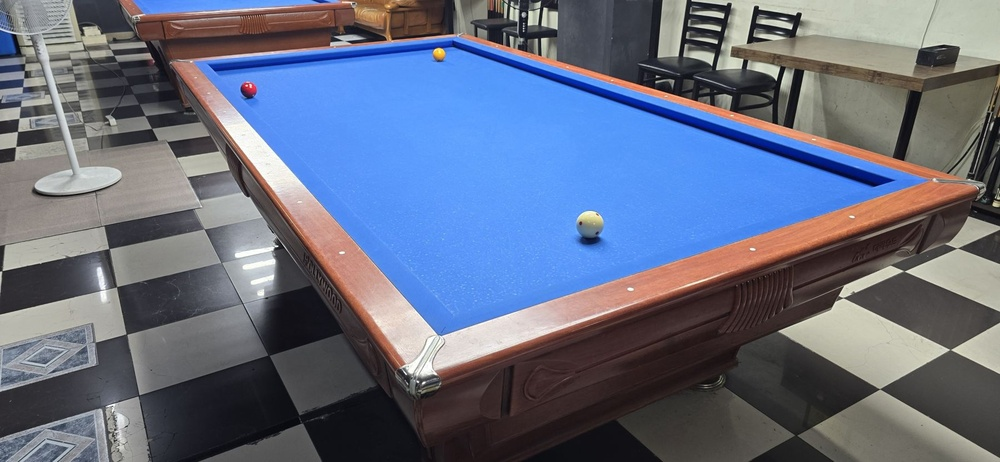
#> input picture examples/onebank/195020.jpg, 1000 x 462 px, shrunk from 1800 x 832 before the run
$ python -i ball_detect.py   (imports and definitions only)
#> lines starting #> are read from the running program, lines starting #| are printed output that depends on the picture; after the words box and inside, x2 and y2 are one past the last pixel; in counts of white or black regions, pixels touching at a corner belong together
### vision/table_detect.py
"""사진 → 당구대 4코너 → 원근보정(호모그래피) → 상단뷰.

로드맵 0.5단계. 지금은 정지 화면(캡처/동영상 스틸)만 다룬다.

절차
    1. 천 색으로 당구대 영역을 딴다
    2. 볼록껍질로 사람·큐대 가림을 메운다
    3. 그 경계에서 직선을 뽑아 장쿠션 2개 / 단쿠션 2개로 나눈다
    4. 양 끝 직선끼리 교차시켜 4코너를 구한다   ← 코너 근사보다 가림에 강하다
    5. 호모그래피로 2:1 직사각형으로 편다
    6. 편 그림에서 밝기 단차를 찾아 쿠션 날 안쪽 영역을 잘라낸다

튜닝값은 data/vision.json 에 있다. 코드에 숫자를 박지 않는다.
"""

from __future__ import annotations

import json
from dataclasses import dataclass
from pathlib import Path

import cv2
import numpy as np

DATA_DIR = Path(__file__).resolve().parent.parent / "data"
DEFAULT_CONFIG = DATA_DIR / "vision.json"


def load_config(path: Path | str | None = None) -> dict:
    with open(Path(path) if path else DEFAULT_CONFIG, encoding="utf-8") as f:
        return json.load(f)


class TableNotFound(RuntimeError):
    """사진에서 당구대를 찾지 못했다."""


@dataclass
class TopView:
    """원근보정 결과."""

    image: np.ndarray                  # 쿠션 날 안쪽만 잘라낸 상단뷰
    full: np.ndarray                   # 천 바깥까지 포함한 상단뷰 (디버그용)
    quad: np.ndarray                   # 원본 사진에서의 4코너 (좌하,우하,우상,좌상)
    homography: np.ndarray             # 원본 → full 변환
    inset: tuple[int, int, int, int]   # full 안에서 잘라낸 위치 (좌,상,우,하)

    # [234 lines left out: functions size, aspect, to_mm, _cloth_mask, _line_of, _extreme_lines and 6 more, not called in this run]


# 공 중심이 노즈 평면보다 얼마나 아래인가 (mm, 음수).
#   노즈(천 이음새) = 바닥에서 40mm (사용자 제공: 쿠션 높이)
#   공 중심        = 바닥에서 지름의 절반
PLANE_DROP = 30.75 - 40.0


# [235 lines left out: functions drop_to_ball_plane, _roundness, find_corners, find_corners_all, _corner_candidates, _pick_orientation and 7 more, not called in this run]

### vision/ball_detect.py
"""상단뷰 → 공 위치.

천 색이 아닌 덩어리를 찾아 크기·모양으로 거른 뒤, 색으로 흰공/노란공/빨간공을 가른다.
위치는 **정규화 좌표**(0~1)로 돌려준다 — 사진 속 당구대 크기와 무관하게 쓰려고.
    x: 0 = 왼쪽 쿠션, 1 = 오른쪽 쿠션
    y: 0 = 아래쪽 쿠션, 1 = 위쪽 쿠션   (화면 y와 반대. core/table.py 와 같은 방향)
"""

from __future__ import annotations

from dataclasses import dataclass, replace

import cv2
import numpy as np

from vision.table_detect import load_config


@dataclass(frozen=True)
class Ball:
    name: str                      # white / yellow / red / unknown
    label: str                     # 흰공 / 노란공 / 빨간공
    nx: float                      # 정규화 x (0~1)
    ny: float                      # 정규화 y (0~1, 아래가 0)
    area: int
    bgr: tuple[int, int, int]      # 덩어리 평균 색
    hsv: tuple[int, int, int]      # 같은 색의 HSV (판정에 쓴 값)

    # ⚠️ 여기서 mm 로 바꾸면 안 된다. 상단뷰는 여유를 두고 편 그림이라 그림 전체가
    #    당구대가 아니다. 환산은 TopView.to_mm(nx, ny, w, h) 이 한다.


def _rule_mask(hsv_img: np.ndarray, rule: dict) -> np.ndarray:
    """규칙 하나를 HSV 이미지에 적용해 마스크를 만든다."""
    lo = (int(rule.get("h_min", 0)), int(rule.get("s_min", 0)), int(rule.get("v_min", 0)))
    hi = (int(rule.get("h_max", 179)), int(rule.get("s_max", 255)), int(rule.get("v_max", 255)))
    return cv2.inRange(hsv_img, lo, hi)


def ball_mask(hsv_img: np.ndarray, rules) -> np.ndarray:
    """공 색만 남긴 마스크.

    ⚠️ '천이 아닌 것' 으로 찾으면 큐대·쿠션 띠·사람이 공에 들러붙어 한 덩어리가 된다
       (실촬영본에서 검출 실패의 72%가 이것). 공 색으로 직접 찾으면 안 붙는다.
    """
    out = np.zeros(hsv_img.shape[:2], np.uint8)
    for rule in rules:
        out = cv2.bitwise_or(out, _rule_mask(hsv_img, rule))
    return out


def _classify(hsv, rules, bgr=None) -> tuple[str, str]:
    """HSV 로 공 색을 가른다. 규칙에 없는 항목은 검사하지 않는다.

    ⚠️ 흰공과 노란공은 채도만으로 못 가른다. 조명에 따라 흰공 채도가 71 까지,
       노란공이 90 까지 내려와 겹친다 (2026-08-07 사진). 파랑/빨강 비(B/R)를
       같이 본다 — 흰공 0.93~0.97, 노란공 0.23~0.73 으로 확실히 갈린다.
    """
    h, s, v = hsv
    br = (bgr[0] / bgr[2]) if bgr and bgr[2] else None
    for rule in rules:
        if s < rule.get("s_min", 0) or s > rule.get("s_max", 255):
            continue
        if v < rule.get("v_min", 0) or v > rule.get("v_max", 255):
            continue
        if not (rule.get("h_min", 0) <= h <= rule.get("h_max", 179)):
            continue
        if br is not None:
            if br < rule.get("br_min", 0.0) or br > rule.get("br_max", 9.9):
                continue
        return (rule["name"], rule["label"])
    return ("unknown", "미상")


# [28 lines left out: function _split_touching, not called in this run]


def detect(top_image: np.ndarray, cfg: dict | None = None,
           ball_px: float | None = None) -> list[Ball]:
    """상단뷰(쿠션 날 안쪽) → 공 목록. 큰 것부터.

    ball_px  상단뷰에서 공 하나가 몇 px 인지. 주면 크기 기준을 여기에 맞춘다.
             ⚠️ 절대 픽셀로 박아두면 해상도·원근에 따라 다 걸러진다
                (실촬영본에서 공이 전부 탈락한 원인).
    """
    cfg = cfg or load_config()
    bcfg = cfg["ball"]
    h, w = top_image.shape[:2]

    if ball_px and ball_px > 4:
        # 원근으로 늘어나고, 조준 중에는 큐대가 붙어 한 덩어리가 된다.
        # 그런 프레임은 어차피 샷이 아니므로 넉넉히 받아두고 뒤에서 걸러낸다.
        lo_s, hi_s = ball_px * 0.45, ball_px * 3.3
        lo_a, hi_a = ball_px ** 2 * 0.25, ball_px ** 2 * 7.0
        open_k = 3
    else:
        lo_s, hi_s = bcfg["min_size"], bcfg["max_size"]
        lo_a, hi_a = bcfg["min_area"], bcfg["max_area"]
        open_k = 3

    hsv = cv2.cvtColor(top_image, cv2.COLOR_BGR2HSV)
    blobs = ball_mask(hsv, cfg["ball_colors"]["rules"])
    blobs = cv2.morphologyEx(blobs, cv2.MORPH_OPEN, np.ones((open_k,) * 2, np.uint8))
    blobs = cv2.morphologyEx(blobs, cv2.MORPH_CLOSE, np.ones((5, 5), np.uint8))

    n, labels, stats, centroids = cv2.connectedComponentsWithStats(blobs, 8)
    margin = int(bcfg["border_margin"])
    out: list[Ball] = []

    for i in range(1, n):
        area = int(stats[i, cv2.CC_STAT_AREA])
        bw = int(stats[i, cv2.CC_STAT_WIDTH])
        bh = int(stats[i, cv2.CC_STAT_HEIGHT])
        if not (lo_a <= area <= hi_a):
            continue
        if not (lo_s <= bw <= hi_s and lo_s <= bh <= hi_s):
            continue
        if not 0.4 <= bw / bh <= 2.5:               # 원근·모션블러로 타원이 된다
            continue

        cx, cy = centroids[i]
        if not (margin < cx < w - margin and margin < cy < h - margin):
            continue                                 # 가장자리 = 쿠션 잔상
        blob = (labels == i).astype(np.uint8)

        # 가운데 픽셀 하나는 반사광·모션블러에 흔들린다. 덩어리 평균색을 쓴다.
        # ⚠️ HSV 를 평균내면 안 된다 — 빨강은 H가 0과 179 를 오가서 평균이 90(청록)이 된다.
        #    BGR 을 평균낸 뒤 그 색 하나를 HSV 로 바꾼다.
        bgr = tuple(int(v) for v in cv2.mean(top_image, mask=blob)[:3])
        one = np.uint8([[list(bgr)]])
        hsv_of = tuple(int(v) for v in cv2.cvtColor(one, cv2.COLOR_BGR2HSV)[0, 0])
        name, label = _classify(hsv_of, cfg["ball_colors"]["rules"], bgr)
        out.append(Ball(name, label, cx / w, 1.0 - cy / h, area, bgr, hsv_of))

    out.sort(key=lambda b: -b.area)
    return out


# [141 lines left out: functions _quad_mask, _local_ball_px, detect_photo, _merge_near, not called in this run]


# 빨강으로 볼 색상(H) 범위. ⚠️ data/vision.json 의 red 규칙과 반드시 같아야 한다.
#    규칙은 0~9 / 160~179 인데 여기만 0~12 / 168~179 였다가, H=164 인 빨간공이
#    그 틈에 빠져 노란공이 되었다 (2026-08-08 192102).
RED_LO = 9             # 이 이하면 빨강
RED_HI = 160           # 이 이상이면 빨강


# [65 lines left out: functions resolve, assign, not called in this run]

>>> import cv2
>>> picture = cv2.imread('../examples/onebank/195020.jpg')
#> picture is the input picture: shape (462, 1000, 3); mean B, G, R 130.3, 109.5, 101
>>> result = detect(picture)
#> (reads data/vision.json from the repository)
#> in detect, `hsv = cv2.cvtColor(top_image, cv2.COLOR_BGR2HSV)`: hsv: shape (462, 1000, 3); mean H, S, V 70.7, 73.6, 141.4
#> the loop in ball_mask, `for rule in rules:` made 4 passes
#> pass 1, in ball_mask, `out = cv2.bitwise_or(out, _rule_mask(hsv_img, rule))`:
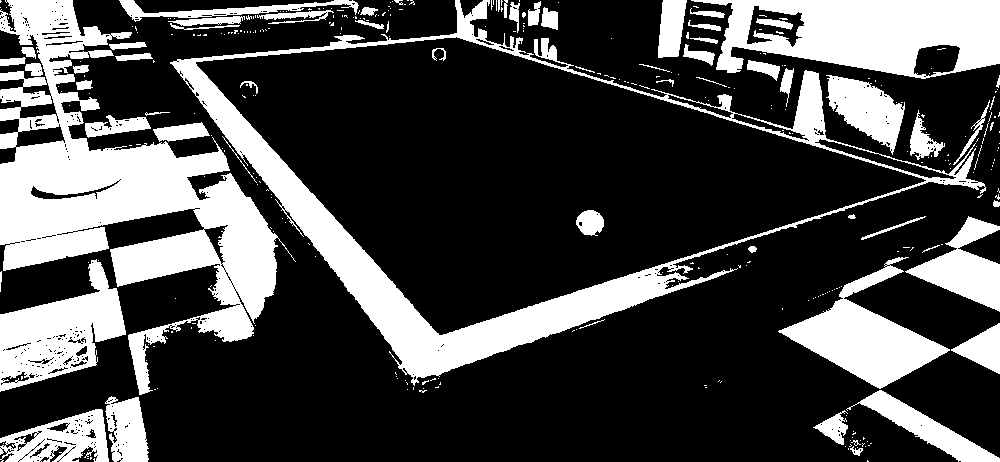
#> out: shape (462, 1000); 28.2% white; 342 white regions (278 under 20 px), largest, box (x1, y1, x2, y2) and area: (0, 0, 296, 395) 39238, (170, 0, 986, 386) 29292, (691, 0, 1000, 79) 15804
#> pass 2, in ball_mask, `out = cv2.bitwise_or(out, _rule_mask(hsv_img, rule))`:
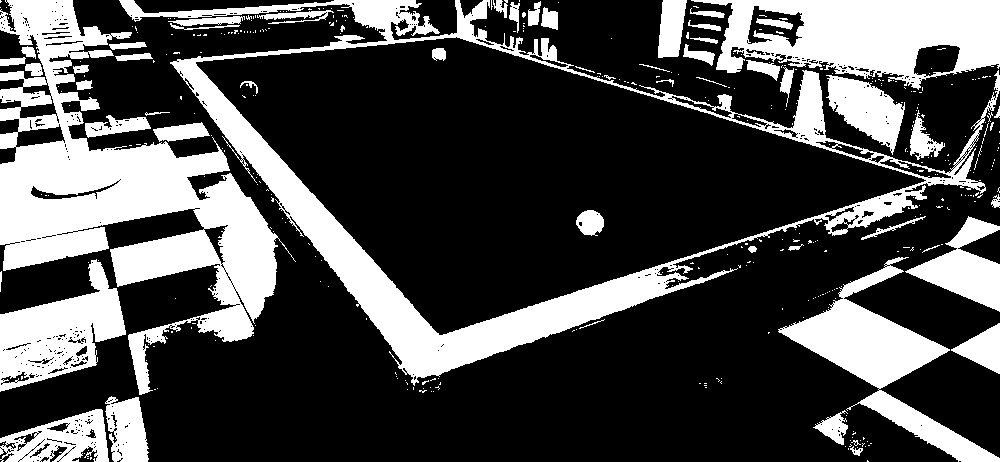
#> out: shape (462, 1000); 29.4% white; 394 white regions (337 under 20 px), largest, box (x1, y1, x2, y2) and area: (0, 0, 296, 395) 39240, (119, 0, 1000, 386) 35475, (691, 0, 1000, 90) 16739
#> pass 3, in ball_mask, `out = cv2.bitwise_or(out, _rule_mask(hsv_img, rule))`:
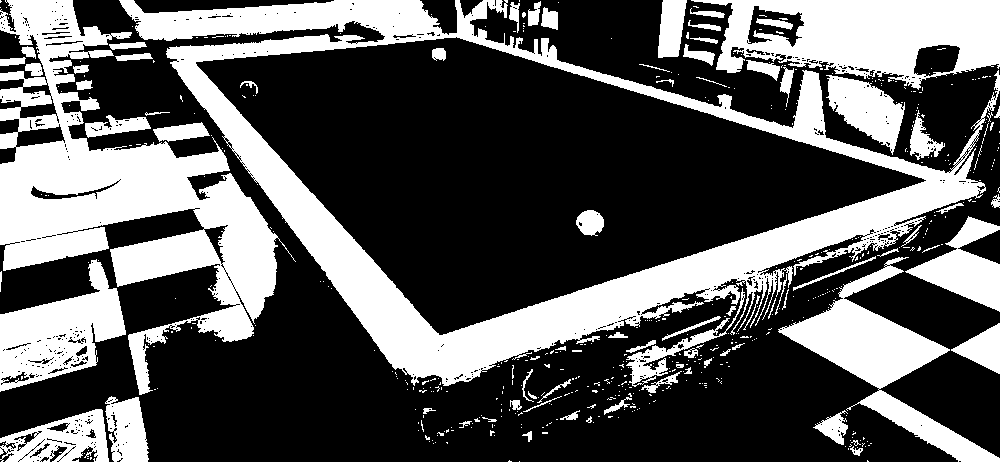
#> out: shape (462, 1000); 35.2% white; 524 white regions (443 under 20 px), largest, box (x1, y1, x2, y2) and area: (119, 0, 1000, 386) 59724, (0, 0, 296, 395) 39240, (691, 0, 1000, 90) 16739
#> after the loop in ball_mask, `for rule in rules:`:
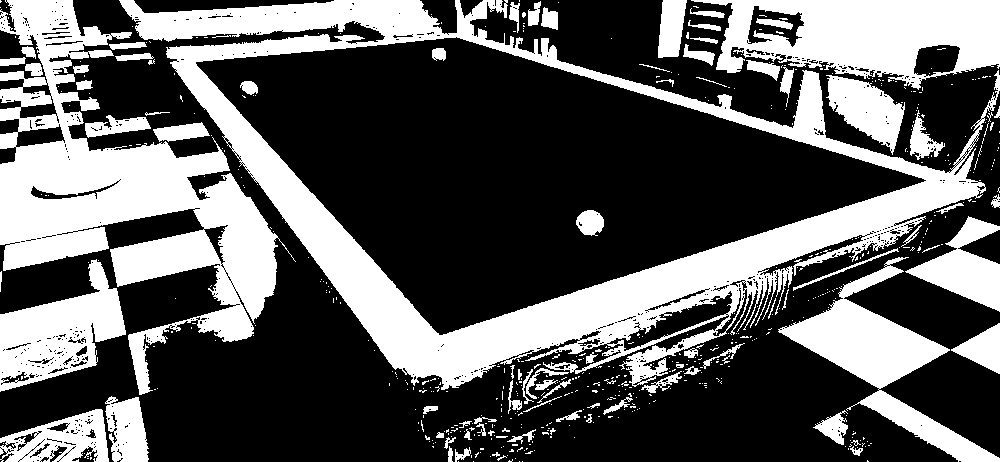
#> out: shape (462, 1000); 36.1% white; 579 white regions (493 under 20 px), largest, box (x1, y1, x2, y2) and area: (119, 0, 1000, 390) 64197, (0, 0, 296, 395) 39240, (691, 0, 1000, 90) 16739
#> in detect, `blobs = cv2.morphologyEx(blobs, cv2.MORPH_OPEN, np.ones((open_k,) * 2,..`:
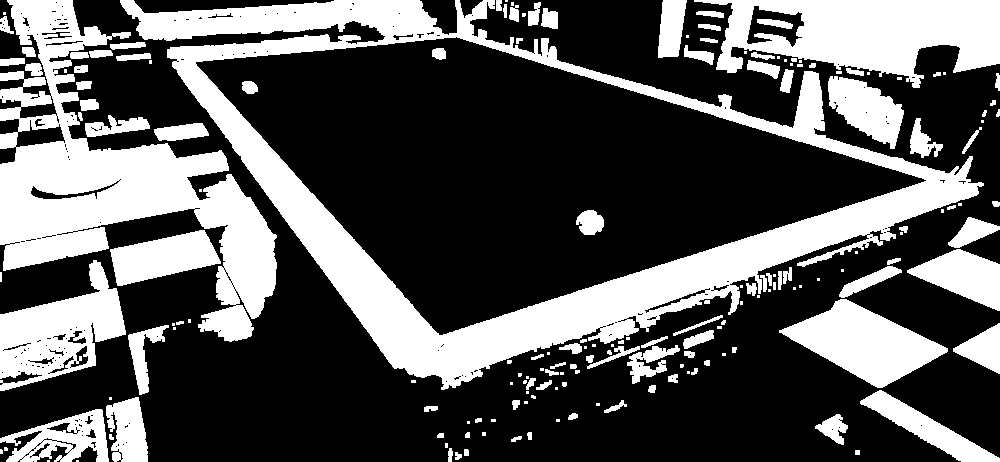
#> blobs: shape (462, 1000); 34.3% white; 177 white regions (68 under 20 px), largest, box (x1, y1, x2, y2) and area: (120, 0, 984, 390) 58377, (0, 0, 277, 342) 33075, (694, 0, 1000, 88) 15867
#> in detect, `blobs = cv2.morphologyEx(blobs, cv2.MORPH_CLOSE, np.ones((5, 5), np.ui..`:
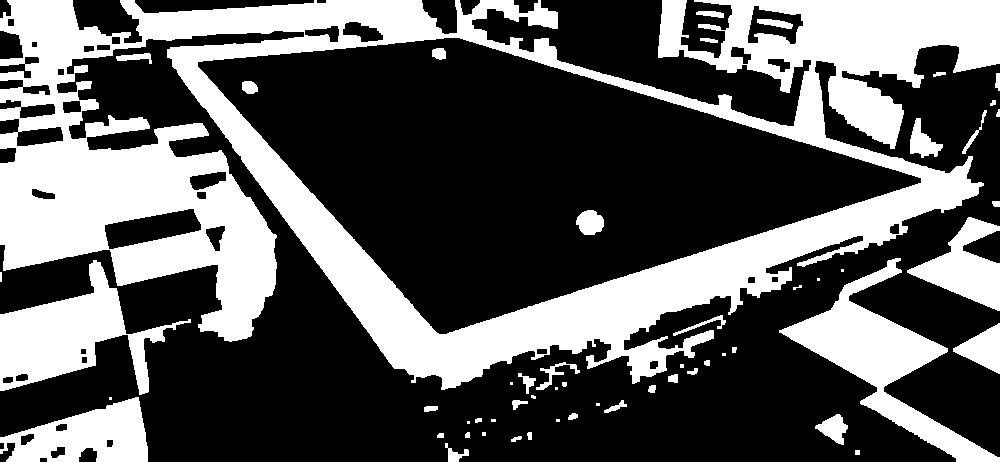
#> blobs: shape (462, 1000); 35.7% white; 56 white regions (13 under 20 px), largest, box (x1, y1, x2, y2) and area: (0, 0, 1000, 390) 128121, (779, 258, 1000, 462) 11147, (0, 260, 191, 395) 9903
#> in detect, `n, labels, stats, centroids = cv2.connectedComponentsWithStats(blobs, 8)`:
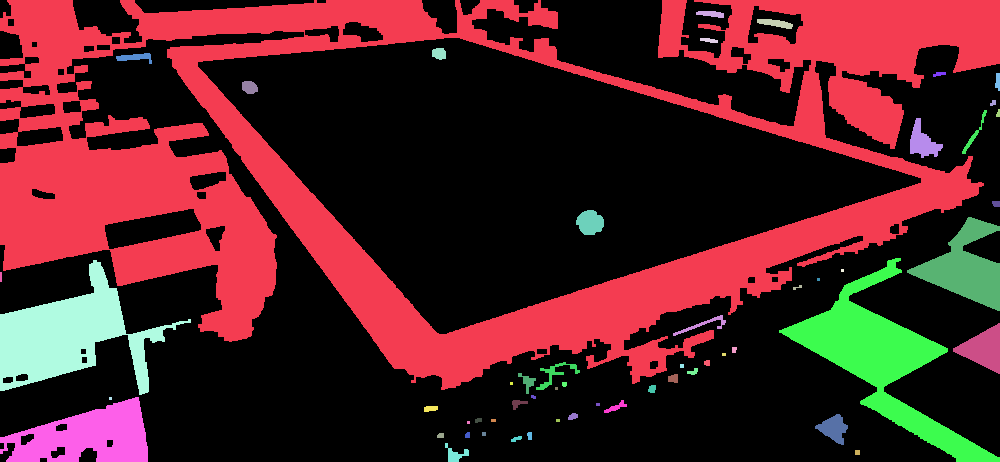
#> labels: shape (462, 1000) int32; 57 distinct labels, from 0 to 56; one colour per label, 0 black
#> in detect, `n, labels, stats, centroids = cv2.connectedComponentsWithStats(blobs, 8)`: n = 57; stats = 57 rows, first 6: [0, 0, 1000, 462, 296859], [0, 0, 1000, 390, 128121], [696, 11, 28, 7, 139], [757, 19, 36, 10, 214], [700, 38, 18, 5, 64], [432, 48, 14, 12, 140]; centroids = 57 pairs, first value 0.5 to 997.9, second value 13.52 to 454.1
#> the loop in detect, `for i in range(1, n):` made 56 passes
#> (area, bw, bh) on passes 1, 2, 3, 4, 6, 7, 8, 10, 11, 12, 14, 16: (128121, 1000, 390), (139, 28, 7), (214, 36, 10), (64, 18, 5), (206, 36, 11), (44, 13, 5), (71, 5, 18), (27, 6, 6), (24, 4, 8), (159, 25, 44), (44, 8, 6), (4006, 93, 94)
#> (area, bw, bh, cx, cy, one, h in _classify, s in _classify) on passes 5, 9, 13, 15, 31, 45: (140, 14, 12, 438.8, 53.22, [[103, 170, 198]], 21, 122), (169, 16, 13, 249.2, 86.91, [[116, 82, 171]], 169, 133), (657, 33, 40, 922.4, 141.9, [[112, 124, 123]], 33, 25), (530, 28, 25, 589.7, 222.2, [[152, 166, 158]], 47, 22), (143, 18, 21, 527.1, 381.4, [[37, 36, 56]], 179, 91), (547, 33, 31, 833.3, 428.1, [[107, 123, 126]], 25, 38)
#> after the loop in detect, `for i in range(1, n):`: out = 7 items
#> result = 7 items
